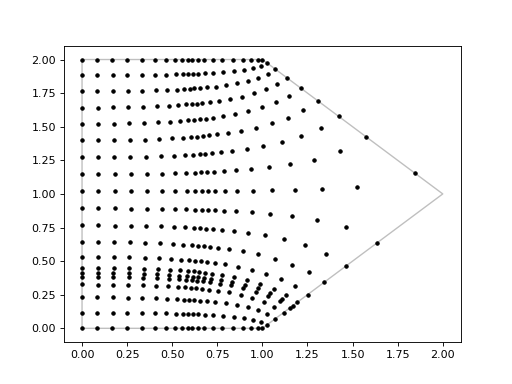

Write the Python code that produced this figure.
import matplotlib.pyplot as plt
import pygridgen
# define the boundary (pentagon)
x = [0, 1, 2, 1, 0, 0]
y = [0, 0, 1, 2, 2, 0]
beta = [1, 1, 0, 1, 1]
# define the focus
focus = pygridgen.grid.Focus()
focus.add_focus(0.5, 'x', factor=3, extent=0.2)
focus.add_focus(0.75, 'y', factor=5, extent=0.1)
# create the grid
grid = pygridgen.Gridgen(x, y, beta, shape=(20, 20), focus=focus)
# plot the grid
fig, ax = plt.subplots()
ax.plot(x, y, 'k-', lw=1.25, zorder=0, alpha=0.25)
ax.plot(grid.x, grid.y, 'k.', zorder=5)
plt.show()
